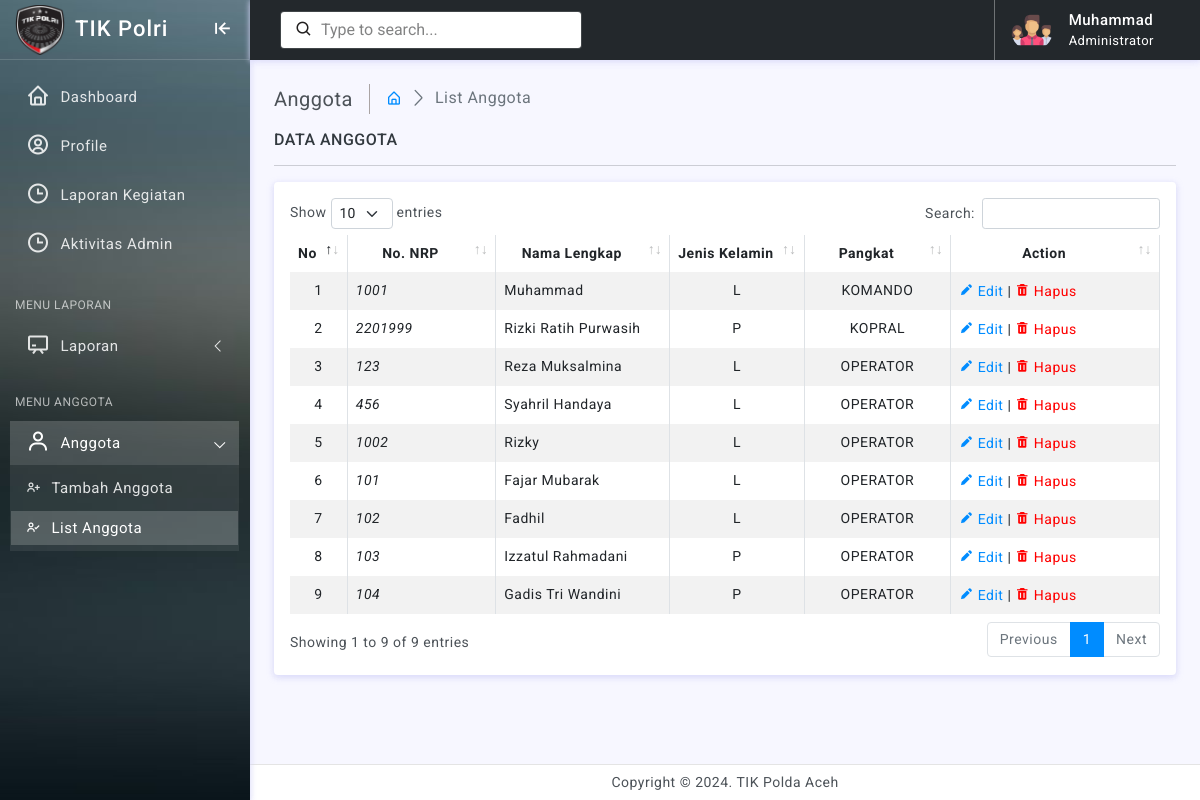
/admin/index.php?page=list_anggota (signed in), run on the app's committed database.
### tables this page shows
CREATE TABLE `staff` (
  `id_staff` int(11) NOT NULL,
  `nrp` varchar(255) NOT NULL,
  `nama` varchar(100) NOT NULL,
  `jenis_kelamin` varchar(30) NOT NULL,
  `pangkat` varchar(30) NOT NULL,
  `password` varchar(100) NOT NULL,
  `tipe` varchar(100) NOT NULL
);

### admin/staff/list_anggota.php (the view)
<div class="page-breadcrumb d-none d-sm-flex align-items-center mb-3">
    <div class="breadcrumb-title pe-3">Anggota</div>
    <div class="ps-3">
        <nav aria-label="breadcrumb">
            <ol class="breadcrumb mb-0 p-0">
                <li class="breadcrumb-item"><a href="index.php?page=dashboard"><i class="bx bx-home-alt"></i></a>
                </li>
                <li class="breadcrumb-item active" aria-current="page">List Anggota</li>
            </ol>
        </nav>
    </div>
</div>
<h6 class="mb-0 text-uppercase">Data Anggota</h6>
<hr />
<div class="card">
    <div class="card-body">
        <div class="table-responsive">
            <table id="example" class="table table-striped table-bordered" style="width:100%">
                <thead>
                    <tr>
                        <th width="5%">
                            <center>No</center>
                        </th>
                        <th>
                            <center>No. NRP</center>
                        </th>
                        <th width="20%">
                            <center>Nama Lengkap</center>
                        </th>
                        <th width="10%">Jenis Kelamin</th>
                        <th>
                            <center>Pangkat<center>
                        </th>
                        <th>
                            <center>Action<center>
                        </th>
                    </tr>
                </thead>
                <tbody>
                    <?php
                    include "../conn/conn.php";
                    $no = 1;
                    $query = mysqli_query($conn, "SELECT * FROM staff");
                    while ($data = mysqli_fetch_array($query)) { ?>
                        <tr>
                            <td>
                                <center><?= $no++ ?></center>
                            </td>
                            <td><i><?= $data['nrp'] ?></i></td>
                            <td><?= ucwords($data['nama']) ?></td>
                            <td>
                                <center><?= $data['jenis_kelamin'] == "laki-laki" ? "L" : "P" ?></center>
                            </td>
                            <td>
                                <center><?= strtoupper($data['pangkat']) ?></center>
                            </td>
                            <td>
                            <a href="index.php?page=edit_anggota&id=<?= $data['id_staff'] ?>"><i class="bx bxs-pencil"></i> Edit</a> | <a href="index.php?page=delete_anggota&id=<?= $data['id_staff'] ?>" style="color:red" onClick="return confirm('Delete This Anggota?')"><i class="bx bxs-trash"></i> Hapus</a>
                            </td>
                        </tr>
                    <?php
                    };
                    ?>
                </tbody>
            </table>
        </div>
    </div>
</div>

### admin/index.php (shortened to what this page needs)
<!doctype html>
<html lang="en" class="color-sidebar sidebarcolor2 color-header headercolor2">
<head>
	<link href="../assets/plugins/simplebar/css/simplebar.css" rel="stylesheet" />
	<link href="../assets/plugins/perfect-scrollbar/css/perfect-scrollbar.css" rel="stylesheet" />
	<link href="../assets/plugins/metismenu/css/metisMenu.min.css" rel="stylesheet" />
	<link href="../assets/plugins/datatable/css/dataTables.bootstrap5.min.css" rel="stylesheet" />
	<link href="../assets/plugins/fancy-file-uploader/fancy_fileupload.css" rel="stylesheet" />
	<link href="../assets/plugins/Drag-And-Drop/dist/imageuploadify.min.css" rel="stylesheet" />
	<link href="../assets/css/pace.min.css" rel="stylesheet" />
	<link href="../assets/css/bootstrap.min.css" rel="stylesheet">
	<link href="../assets/css/app.css" rel="stylesheet">
	<link href="../assets/css/icons.css" rel="stylesheet">
	<link rel="stylesheet" href="../assets/css/dark-theme.css" />
	<link rel="stylesheet" href="../assets/css/semi-dark.css" />
	<link rel="stylesheet" href="../assets/css/header-colors.css" />
</head>
<body>
	<div class="wrapper">
		<div class="sidebar-wrapper" data-simplebar="true">
			<div class="sidebar-header">
				<div>
					<img src="../assets/images/bidtik.png" width="50px" height="50px" alt="logo icon">
				</div>
				<div>
					<h4 class="logo-text">TIK Polri</h4>
				</div>
				<div class="toggle-icon ms-auto"><i class='bx bx-arrow-to-left'></i>
				</div>
			</div>
			<ul class="metismenu" id="menu">
				<li>
					<a href="index.php?page=dashboard">
						<div class="parent-icon"><i class='bx bx-home'></i>
						</div>
						<div class="menu-title">Dashboard</div>
					</a>
				</li>
				<li>
					<a href="index.php?page=profile">
						<div class="parent-icon"><i class='bx bx-user-circle'></i>
						</div>
						<div class="menu-title">Profile</div>
					</a>
				</li>
				<li>
					<a href="index.php?page=laporan_kegiatan">
						<div class="parent-icon"><i class='bx bx-time'></i>
						</div>
						<div class="menu-title">Laporan Kegiatan</div>
					</a>
				</li>
				<li>
					<a href="index.php?page=aktivitas_admin">
						<div class="parent-icon"><i class='bx bx-time'></i>
						</div>
						<div class="menu-title">Aktivitas Admin</div>
					</a>
				</li>
				<li>
				<li class="menu-label">Menu Laporan</li>
				<li>
					<a href="javascript:;" class="has-arrow">
						<div class="parent-icon"><i class='bx bx-chalkboard'></i>
						</div>
						<div class="menu-title">Laporan</div>
					</a>
				</li>
				<li class="menu-label">Menu Anggota</li>
				<li>
					<a href="javascript:;" class="has-arrow">
						<div class="parent-icon"><i class='bx bx-user'></i>
						</div>
						<div class="menu-title">Anggota</div>
					</a>
					<ul>
						<li> <a href="index.php?page=add_anggota"><i class="bx bx-user-plus"></i>Tambah Anggota</a>
						</li>
						<li> <a href="index.php?page=list_anggota"><i class="bx bx-user-check"></i>List Anggota</a>
						</li>
					</ul>
				</li>
			</ul>
		</div>
		<header>
			<div class="topbar d-flex align-items-center" style="z-index: 1000;">
				<nav class="navbar navbar-expand" >
					<div class="search-bar flex-grow-1">
						<div class="position-relative search-bar-box">
							<input type="text" class="form-control search-control" placeholder="Type to search..."> <span class="position-absolute top-50 search-show translate-middle-y"><i class='bx bx-search'></i></span>
						</div>
					</div>
					<div class="top-menu ms-auto">
						<ul class="navbar-nav align-items-center">
							<li class="nav-item dropdown dropdown-large">
								<a class="nav-link dropdown-toggle dropdown-toggle-nocaret position-relative" data-bs-toggle="dropdown" aria-expanded="false">
								</a>
							</li>
						</ul>
					</div>
					<div class="user-box dropdown">
						<a class="d-flex align-items-center nav-link dropdown-toggle dropdown-toggle-nocaret" href="#" role="button" data-bs-toggle="dropdown" aria-expanded="false">
							<img src="../assets/images/team.png" class="user-img" alt="user avatar">
							<div class="user-info ps-3">
								<p class="user-name mb-0"><?= ucwords($_SESSION['nama']); ?></p>
								<p class="designattion mb-0">Administrator</p>
							</div>
						</a>
					</div>
				</nav>
			</div>
		</header>
		<div class="page-wrapper">
			<div class="page-content">
				<?php
				if (isset($_GET['page'])) {
					$page = $_GET['page'];
					switch ($page) {
						case 'list_anggota':
							include "staff/list_anggota.php";
							break;
					}
				} else {
					include "home.php";
				}
				?>
			</div>
		</div>
		<footer class="page-footer">
			<p class="mb-0">Copyright © 2024. TIK Polda Aceh
			</p>
		</footer>
	</div>
</body>
</html>

### assets/css/header-colors.css (style rules this page uses)
html.color-header .topbar .navbar-nav .nav-link { color: #fff }
html.color-header .search-bar input { color: #413f3f; background-color: #fff!important; border: 1px solid rgb(241 241 241 / 15%)!important; box-shadow: inset 0 1px 2px rgb(0 0 0 / 0%) }
html.color-header .search-bar input::placeholder { color: #08090a!important; opacity: .5!important }
html.color-header::placeholder { color: #08090a!important; opacity: .5!important }
html.color-header .search-show { color: #221f1f }
html.color-header .user-info .user-name { color: #fff }
html.color-header .user-info .designattion { color: #fff }
html.color-header .user-box { border-left: 1px solid rgb(255 255 255 / .35)!important }
html.headercolor2 .topbar { background: #23282c }
html.color-sidebar .sidebar-wrapper { background-color: #171717; border-right: 1px solid rgb(228 228 228 / 0%); }
html.color-sidebar .sidebar-header { background-color: transparent; border-right: 1px solid #e4e4e400; border-bottom: 1px solid rgb(255 255 255 / 15%); position: absolute; }
html.color-sidebar .menu-label { color: rgb(255 255 255 / 65%); }
html.color-sidebar .sidebar-wrapper .sidebar-header .logo-text { color: #ffffff; }
html.color-sidebar .sidebar-wrapper .sidebar-header .toggle-icon { color: #ffffff; }
html.color-sidebar .sidebar-wrapper .metismenu .mm-active>a, html.color-sidebar .sidebar-wrapper .metismenu a:active, html.color-sidebar .sidebar-wrapper .metismenu a:focus, html.color-sidebar .sidebar-wrapper .metismenu a:hover { color: #fff; text-decoration: none; background: rgb(255 255 255 / 18%); }
html.color-sidebar .sidebar-wrapper .metismenu a { color: rgb(255 255 255 / 85%); }
html.color-sidebar .sidebar-wrapper .metismenu ul { border: 1px solid #ffffff00; background: rgb(255 255 255 / 8%); }
html.color-sidebar .sidebar-wrapper { background-size: 100% 100%; background-attachment: fixed; background-position: center; background-repeat: no-repeat; }
html.color-sidebar.sidebarcolor2 .sidebar-wrapper { background-image: url(../images/bg-themes/2.png); }

### data on the page
staff: nrp "1001", nama "Muhammad", jenis_kelamin "L", pangkat "KOMANDO"
staff: nrp "2201999", nama "Rizki Ratih Purwasih", jenis_kelamin "P", pangkat "KOPRAL"
staff: nrp "123", nama "Reza Muksalmina", jenis_kelamin "L", pangkat "OPERATOR"
staff: nrp "456", nama "Syahril Handaya", jenis_kelamin "L", pangkat "OPERATOR"
staff: nrp "1002", nama "Rizky", jenis_kelamin "L", pangkat "OPERATOR"
staff: nrp "101", nama "Fajar Mubarak", jenis_kelamin "L", pangkat "OPERATOR"
staff: nrp "102", nama "Fadhil", jenis_kelamin "L", pangkat "OPERATOR"
staff: nrp "103", nama "Izzatul Rahmadani", jenis_kelamin "P", pangkat "OPERATOR"
staff: nrp "104", nama "Gadis Tri Wandini", jenis_kelamin "P", pangkat "OPERATOR"

### other printed values
$_SESSION['nama'] "Muhammad"
